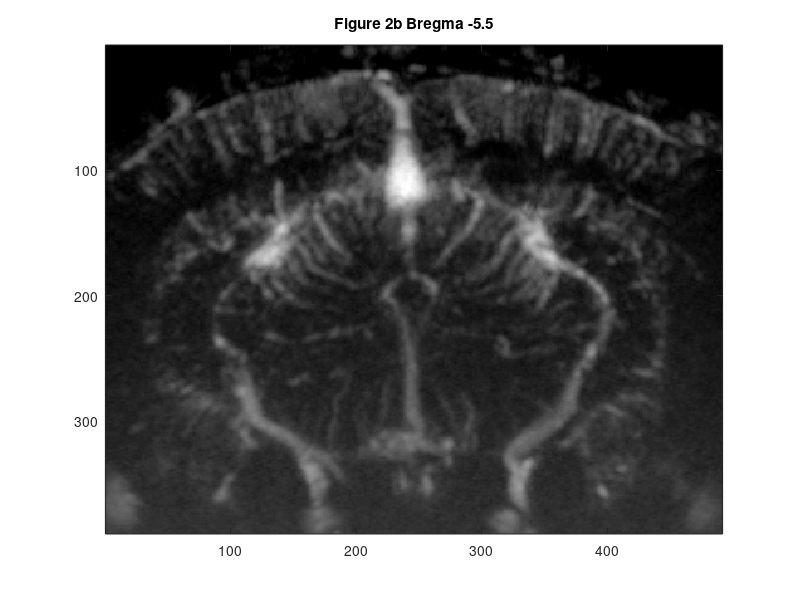
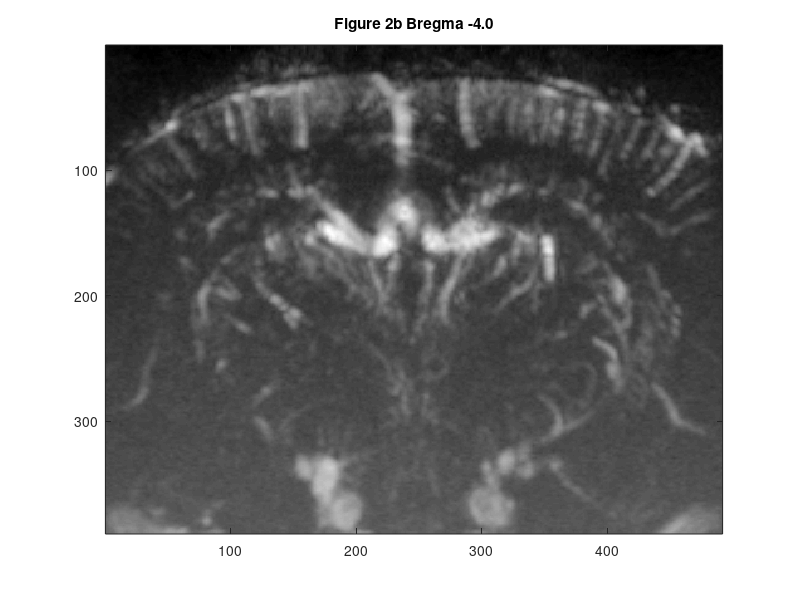
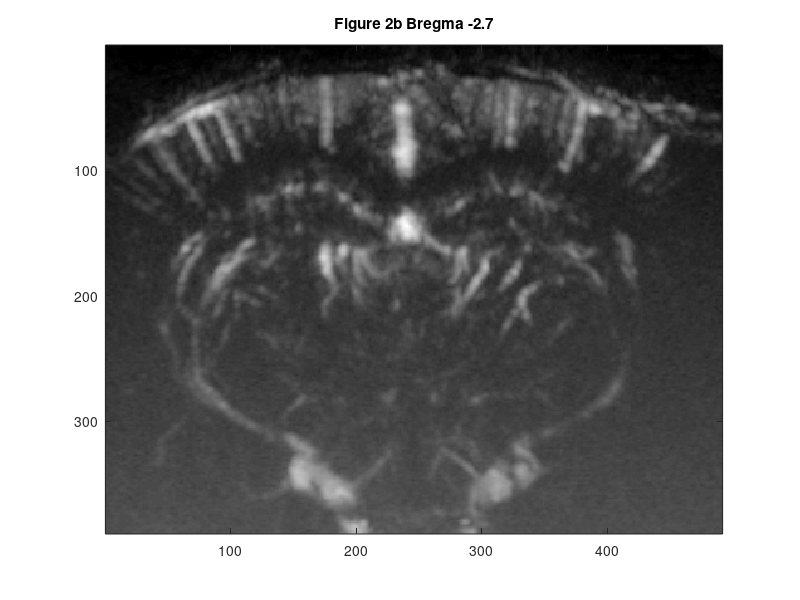
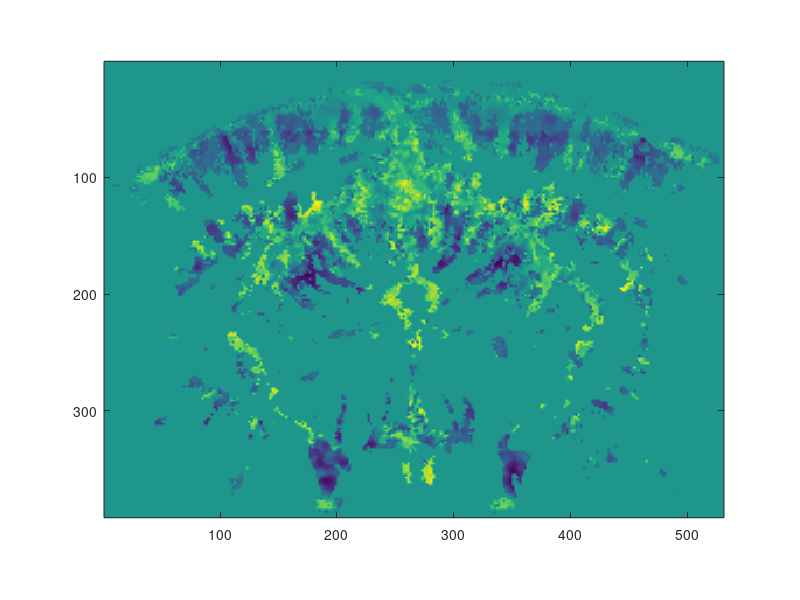

The MATLAB source for these figures, in order: (Note: this script raises an error after producing the figures.)
%% This code is for generating plots of Figure 2 by Chen et al., 2023
% Rights reserved for Biophotonics And Ultrasound Imaging Laboratory, The Pennsylvania State University. 

clear all
close all
load("Fig2Data.mat")    % Loading of data

%% Fig. 2a - atlas
% The atlas template was adopted from https://scalablebrainatlas.incf.org/rat/PLCJB14
% Papp E.A., Leergaard T.B., Calabrese E., Johnson G.A., Bjaalie J.G. (2014). Waxholm Space atlas of the Sprague Dawley rat brain. NeuroImage 97, 374-386. http://doi.org/10.1016/j.neuroimage.2014.04.001

%% Fig. 2b - fUS

% Code Plotting for Bregma -5.5:

figure;   % Creating a plot
imagesc(interpn(squeeze(vol_B_55) - max(max(squeeze(vol_B_55)))));   % Plotting the data 
axis image   % Creating axis for the plot
colormap(gray)   % Setting colormap for the plot
caxis([-60 0])   % Setting limits for colormap
title('Figure 2b Bregma -5.5')   % Creating a title

% Code Plotting for Bregma -4.0:

figure;
imagesc(interpn(squeeze(vol_B_4) - max(max(squeeze(vol_B_4)))));
axis image
colormap(gray)
caxis([-60 0])
title('Figure 2b Bregma -4.0')

% Code Plotting for Bregma -2.7:

figure;
imagesc(interpn(squeeze(vol_B_27) - max(max(squeeze(vol_B_27)))));
axis image
colormap(gray)
caxis([-60 0])
title('Figure 2b Bregma -2.7')

%% Fig. 2c - US velocimetry

% Code Plotting for Bregma -5.5:

figure;
imagesc(interpn(squeeze(Vz_vol_all_B_55)));
axis image
colormap(bluered_l)
title('Figure 2c Bregma -5.5')

% Code Plotting for Bregma -4.0:

figure;
imagesc(interpn(squeeze(Vz_vol_all_B_4)));
axis image
colormap(bluered_l)
title('Figure 2c Bregma -4.0')


% Code Plotting for Bregma -2.7:

figure;
imagesc(interpn(squeeze(Vz_vol_all_B_27)));
axis image
colormap(bluered_l)
title('Figure 2c Bregma -2.7')


%% Fig. 2d - SO2

% Code Plotting for Bregma -5.5:

figure;
imagesc(interpn(mask.*vol_sO2_B_55));
axis image
colormap(redblue)
caxis([0 1])
title('Figure 2c Bregma -5.5')

% Code Plotting for Bregma -4.0:

figure;
imagesc(interpn(mask.*vol_sO2_B_4));
axis image
colormap(redblue)
caxis([0 1])
title('Figure 2c Bregma -4.0')

% Code Plotting for Bregma -2.7:

figure;
imagesc(interpn(mask.*vol_sO2_B_27));
axis image
colormap(redblue)
caxis([0 1])
title('Figure 2c Bregma -2.7')

%% Fig. 2e-g - 3D fUS, US velocimetry, and SO2 maps were created by ImageJ VolumeViewer
% The data for volumetric view creation can be found in XXX.mat as variable
% names - XXX for 3D fUS, XXX for ...


%% Defining colormap bluered_l function
function cmap = bluered_l
cmap = zeros(100,3);

index_1 = 1:25;
index_2 = 26:50;
index_3 = 51:75;
index_4 = 76:100;


% define r
cmap(index_1,1) = linspace(1,1,length(index_1));
cmap(index_2,1) = linspace(1,0,length(index_2));
cmap(index_3,1) = linspace(0,0,length(index_3));
cmap(index_4,1) = linspace(0,0.427,length(index_4));

% define g
cmap(index_1,2) = linspace(0.616,0.18,length(index_1));
cmap(index_2,2) = linspace(0.18,0,length(index_2));
cmap(index_3,2) = linspace(0,0.353,length(index_3));
cmap(index_4,2) = linspace(0.353,0.843,length(index_4));

% define b
cmap(index_1,3) = linspace(0.839,0.565,length(index_1));
cmap(index_2,3) = linspace(0.565,0,length(index_2));
cmap(index_3,3) = linspace(0,0.804,length(index_3));
cmap(index_4,3) = linspace(0.804,1,length(index_4));
end

%% Defining colormap redblue function

function c = redblue(m)
%REDBLUE    Shades of red and blue color map

%   Adam Auton, 9th October 2009

if nargin < 1, m = size(get(gcf,'colormap'),1); end

if (mod(m,2) == 0)
    % From [0 0 1] to [1 1 1], then [1 1 1] to [1 0 0];
    m1 = m*0.5;
    r = (0:m1-1)'/max(m1-1,1);
    g = r;
    r = [r; ones(m1,1)];
    g = [g; flipud(g)];
    b = flipud(r);
else
    % From [0 0 1] to [1 1 1] to [1 0 0];
    m1 = floor(m*0.5);
    r = (0:m1-1)'/max(m1,1);
    g = r;
    r = [r; ones(m1+1,1)];
    g = [g; 1; flipud(g)];
    b = flipud(r);
end

c = [r g b]; 
end
